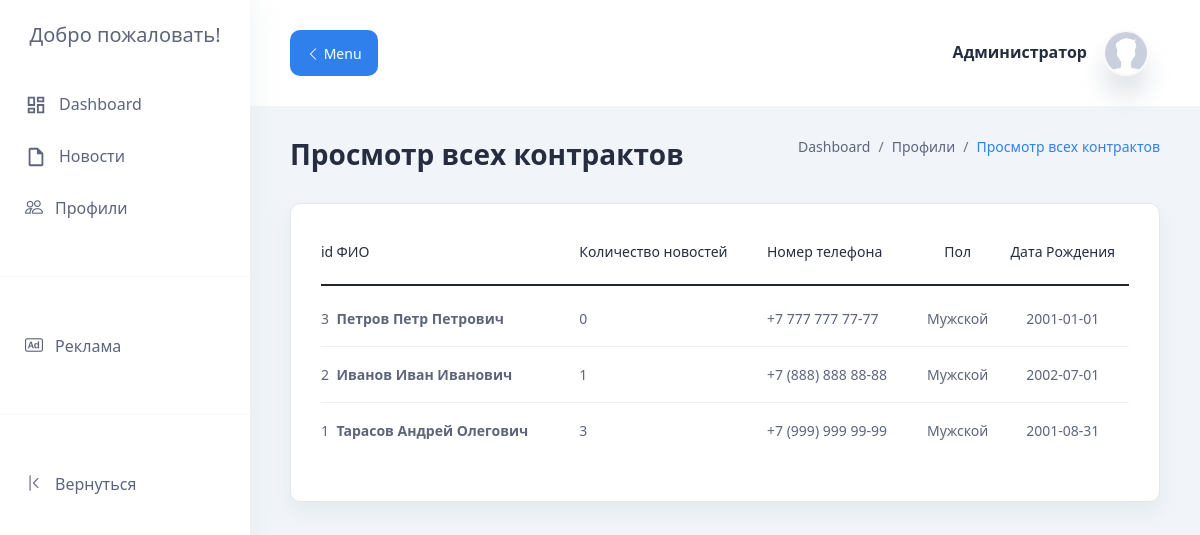
The page /app/admin/view-all-contracts.php (signed in) on the database its author committed.
### tables this page shows
CREATE TABLE `contract` (
  `id` int NOT NULL,
  `surname` text NOT NULL,
  `firstName` text NOT NULL,
  `middleName` text NOT NULL,
  `gender` text,
  `phoneNumber` text,
  `dateOfBirthday` date DEFAULT NULL
);

### app/database/db.php (called while the page is built, shortened)
<?php
require('connect.php');
function selectAll($table, $argumentName = NULL, $params = [], $LIMIT = null, $sortOrder = null, $sortTime = false, $OFFSET = null)
{
    global $conn;
    if (!empty($argumentName)) {
        $sql = "SELECT $argumentName FROM $table";
        if (!empty($params)) {
            $i = 0;
            foreach ($params as $key => $value) {
                if ($i === 0) {
                    $sql = $sql . " WHERE $key = '$value'";
                } else {
                    $sql = $sql . " AND $key = '$value'";
                }
                $i++;
            }
        }
    } else if (empty($argumentName) && !empty($params)) {
        $sql = "SELECT * FROM $table";
        $i = 0;
        foreach ($params as $key => $value) {
            if ($i === 0) {
                $sql = $sql . " WHERE $key = '$value'";
            } else {
                $sql = $sql . " AND $key = '$value'";
            }
            $i++;
        }
    } else {
        $sql = "SELECT * FROM $table";
    }
    if ($sortTime == true && !empty($sortOrder)) {
        $sql = $sql . " ORDER BY " . $sortOrder . " DESC, STR_TO_DATE(datePublication, '%Y-%m-%d %H:%i') DESC";
    } else if ($sortTime == true && empty($sortOrder)) {
        $sql = $sql . " ORDER BY STR_TO_DATE(datePublication, '%Y-%m-%d %H:%i') DESC";
    } else if ($sortTime == false && !empty($sortOrder)) {
        $sql = $sql . " ORDER BY " . $sortOrder . " DESC";
    }
    if (!empty($LIMIT)) {
        $sql = $sql . " LIMIT " . $LIMIT;
    }
    $query = $conn->query($sql);
    return $query->fetch_all(MYSQLI_ASSOC);
}
function selectOne($table, $params = [])
{
    global $conn;
    $sql = "SELECT * FROM $table";
    if (!empty($params)) {
        $i = 0;
        foreach ($params as $key => $value) {
            if ($i === 0) {
                $sql = $sql . " WHERE $key = '$value'";
            } else {
                $sql = $sql . " AND $key = '$value'";
            }
            $i++;
        }
    }
    $sql = $sql . " LIMIT 1";
    $query = $conn->query($sql);
    return $query->fetch_assoc();
}

### app/admin/view-all-contracts.php (the view, shortened to what this page needs)
<?php
include("../database/db.php");
$page = $_GET['page'] ?? 1;
?>
<!doctype html>
<html lang="ru">
<head>
    <link href="https://cdn.jsdelivr.net/npm/bootstrap@5.1.1/dist/css/bootstrap.min.css" rel="stylesheet"
>
    <link rel="stylesheet" href="https://material.io/components/text-fields/web#using-text-fields">
    <link rel="stylesheet" href="https://cdn.jsdelivr.net/npm/bootstrap-icons@1.5.0/font/bootstrap-icons.css">
    <link rel="stylesheet" href="../../assets/css/adminstyle.css">
</head>
<body>
<?php require("adminheader.php");
$limit = 10;
$offset = $limit * ($page - 1);
$allContracts = selectALL('contract', null, [], $limit, "id", null, $offset);
?>
<section class="section">
    <div class="container-fluid">
        <div class="title-wrapper pt-30">
            <div class="row align-items-center">
                <div class="col-md-6">
                    <div class="title mb-30">
                        <h2>Просмотр всех контрактов</h2>
                    </div>
                </div>
                <div class="col-md-6">
                    <div class="breadcrumb-wrapper mb-30">
                        <nav aria-label="breadcrumb">
                            <ol class="breadcrumb">
                                <li class="breadcrumb-item">
                                    <a href="/admin.php">Dashboard</a>
                                </li>
                                <li class="breadcrumb-item">
                                    <a href="#">Профили</a>
                                </li>
                                <li class="breadcrumb-item active" aria-current="page">
                                    Просмотр всех контрактов
                                </li>
                            </ol>
                        </nav>
                    </div>
                </div>
            </div>
        </div>
        <div class="row">
            <div class="col-lg-12">
                <div class="card-style">
                    <div class="table-wrapper table-responsive">
                        <table class="table table-hover bg-white">
                            <thead>
                            <tr>
                                <th scope="col">
                                    <h6>id</h6>
                                </th>
                                <th scope="col">
                                    <h6>ФИО</h6>
                                </th>
                                <th scope="col">
                                    <h6>Количество новостей</h6>
                                </th>
                                <th scope="col">
                                    <h6>Номер телефона</h6>
                                </th>
                                <th scope="col" class="text-center">
                                    <h6>Пол</h6>
                                </th>
                                <th scope="col" class="text-center">
                                    <h6>Дата Рождения</h6>
                                </th>
                            </tr>
                            </thead>
                            <tbody>
                            <?php for ($i = 0; $i < count($allContracts); $i++) {
                                $id = empty(selectOne('users', ['idContract' => $allContracts[$i]['id']])['id']) ? null : selectOne('users', ['idContract' => $allContracts[$i]['id']])['id'];
                                if ($id == null) {
                                    $countNews = 0;
                                } else {
                                    $countNews = count(selectAll('news', NULL, ['idUsers' => $id]));
                                }
                                ?>
                                <tr>
                                    <td scope="row" class="min-width">
                                        <p><?= $allContracts[$i]['id'] ?></p>
                                    </td>
                                    <td class="min-width">
                                        <p>
                                            <b><?= $allContracts[$i]['surname'] . " " . $allContracts[$i]['firstName'] . " " . $allContracts[$i]['middleName'] ?></b>
                                        </p>
                                    </td>
                                    <td class="min-width">
                                        <p><?= $countNews ?></p>
                                    </td>
                                    <td class="min-width">
                                        <p><?= $allContracts[$i]['phoneNumber'] ?></p>
                                    </td>
                                    <td class="min-width text-center">
                                        <p><?= $allContracts[$i]['gender'] ?></p>
                                    </td>
                                    <td class="min-width text-center">
                                        <p><?= $allContracts[$i]['dateOfBirthday'] ?></p>
                                    </td>
                                </tr>
                            <?php } ?>
                            </tbody>
                        </table>
                    </div>
                    <div class="d-flex justify-content-end">
                    </div>
                </div>
            </div>
        </div>
    </div>
</section>
</main>
</body>
</html>

### assets/css/adminstyle.css (style rules this page uses)
body { background: #f1f5f9; }
a { text-decoration: none; }
p { font-size: 16px; font-weight: 400; line-height: 25px; margin: 0; }
ul, ol { margin: 0; padding: 0; list-style-type: none; }
.main-wrapper .container-fluid { padding-left: 40px; padding-right: 40px; }
.main-wrapper .container-fluid .title-wrapper .col-md-6 .title h2 { font-size: 28px; font-weight: 600; color: #262d3f; margin: 0; }
.main-wrapper .container-fluid .title-wrapper .col-md-6 .breadcrumb-wrapper { display: -webkit-box; display: -ms-flexbox; display: flex; -webkit-box-pack: end; -ms-flex-pack: end; justify-content: flex-end; }
.main-wrapper .container-fluid .title-wrapper .col-md-6 .breadcrumb-wrapper .breadcrumb li { font-size: 14px; color: #2f80ed; }
.main-wrapper .container-fluid .title-wrapper .col-md-6 .breadcrumb-wrapper .breadcrumb li a { color: #5d657b; }
.main-wrapper .container-fluid .row .card-style { background: #fff; -webkit-box-sizing: border-box; box-sizing: border-box; padding: 25px 30px; position: relative; border: 1px solid #e2e8f0; -webkit-box-shadow: 0 10px 20px rgba(200, 208, 216, 0.3); box-shadow: 0 10px 20px rgba(200, 208, 216, 0.3); border-radius: 10px; margin-bottom: 2em; }
.main-wrapper .container-fluid .row .card-style .table th h6 { font-weight: 500; color: #262d3f; font-size: 14px; }
.main-wrapper .container-fluid .row .card-style .table > :not(:last-child) > :last-child * { border-bottom-color: #efefef; }
.main-wrapper .container-fluid .row .card-style .table > :not(caption) > * > * { padding: 15px 0; border-bottom-color: #efefef; vertical-align: middle; }
.main-wrapper .container-fluid .row .card-style .table tbody tr:first-child > * { padding-top: 20px; }
.main-wrapper .container-fluid .row .card-style .table tbody tr:last-child > * { border-bottom-color: transparent; padding-bottom: 0; }
.main-wrapper .container-fluid .row .card-style .table td p { font-size: 14px; color: #5d657b; }
.main-wrapper .container-fluid .row .card-style .d-flex { padding-top: 1em; }
.pt-30 { padding-top: 30px; }
.mb-30 { margin-bottom: 30px; }

### rows shown on the page
contract: id "3", surname "Петров", firstName "Петр", middleName "Петрович", countNews "0", phoneNumber "+7 777 777 77-77", gender "Мужской", dateOfBirthday "2001-01-01"
contract: id "2", surname "Иванов", firstName "Иван", middleName "Иванович", countNews "1", phoneNumber "+7 (888) 888 88-88", gender "Мужской", dateOfBirthday "2002-07-01"
contract: id "1", surname "Тарасов", firstName "Андрей", middleName "Олегович", countNews "3", phoneNumber "+7 (999) 999 99-99", gender "Мужской", dateOfBirthday "2001-08-31"
